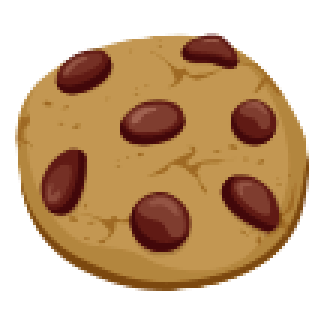
#> input picture Cookie/cookie0.png, 108 x 108 px, found by its file name (shown 3 times larger)
$ python rmsd.py
#> lines starting #> are read from the running program, lines starting #| are printed output that depends on the picture; after the words box and inside, x2 and y2 are one past the last pixel; in counts of white or black regions, pixels touching at a corner belong together
"""
Qxf2 Services: Utility script to compare images
* Compare two images(actual and expected) smartly and generate a resultant image
* Get the sum of colors in an image
"""
from PIL import Image, ImageChops
import math,operator,os

def rmsdiff(im1,im2):
    "Calculate the root-mean-square difference between two images"

    h = ImageChops.difference(im1, im2).histogram()
    # calculate rms
    return math.sqrt(sum(h*(i**2) for i, h in enumerate(h)) / (float(im1.size[0]) * im1.size[1]))


def is_equal(img_actual,img_expected,result):
    "Returns true if the images are identical(all pixels in the difference image are zero)"
    result_flag = False

    if not os.path.exists(img_actual):
        print('Could not locate the generated image: %s'%img_actual)

    if not os.path.exists(img_expected):
        print('Could not locate the baseline image: %s'%img_expected)

    if os.path.exists(img_actual) and os.path.exists(img_expected):
        actual = Image.open(img_actual)
#> actual is the input picture: PIL image 108x108 P; mean R, G, B, A 128, 110.8, 82.5, 146.2
        expected = Image.open(img_expected)
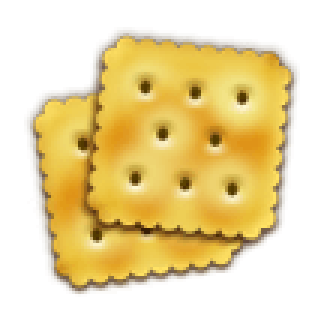
#> input picture Cookie/cookie1.png, 108 x 108 px, found by its file name (shown 3 times larger)
#> expected is the input picture: PIL image 108x108 RGBA; mean R, G, B, A 145.2, 137.1, 85.8, 125.3
        result_image = ImageChops.difference(actual.convert('CMYK'),expected.convert('RGBA'))
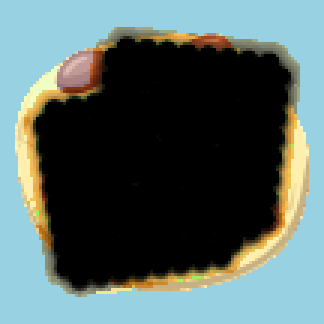
#> result_image: PIL image 108x108 CMYK (shown 3 times larger); mean R, G, B, A 85.4, 103, 100.6, 255
        color_matrix = ([0] + ([255] * 255))
        result_image = result_image.convert('L')
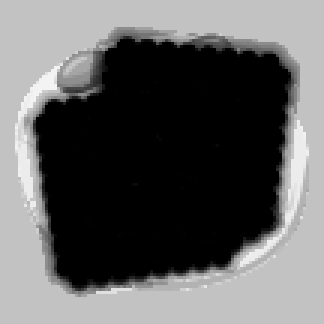
#> result_image: PIL image 108x108 L (shown 3 times larger); min 0, max 243, mean 97.3
        result_image = result_image.point(color_matrix)
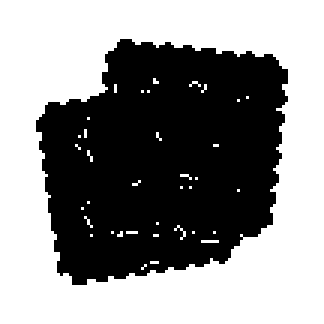
#> result_image: PIL image 108x108 L (shown 3 times larger); 55.7% white; 1 black region, box (x1, y1, x2, y2) and area: (12, 13, 96, 95) 5169
        result_image.save(result)#Save the result image

#> (the run stopped early here; a loop or call above may not have finished)
